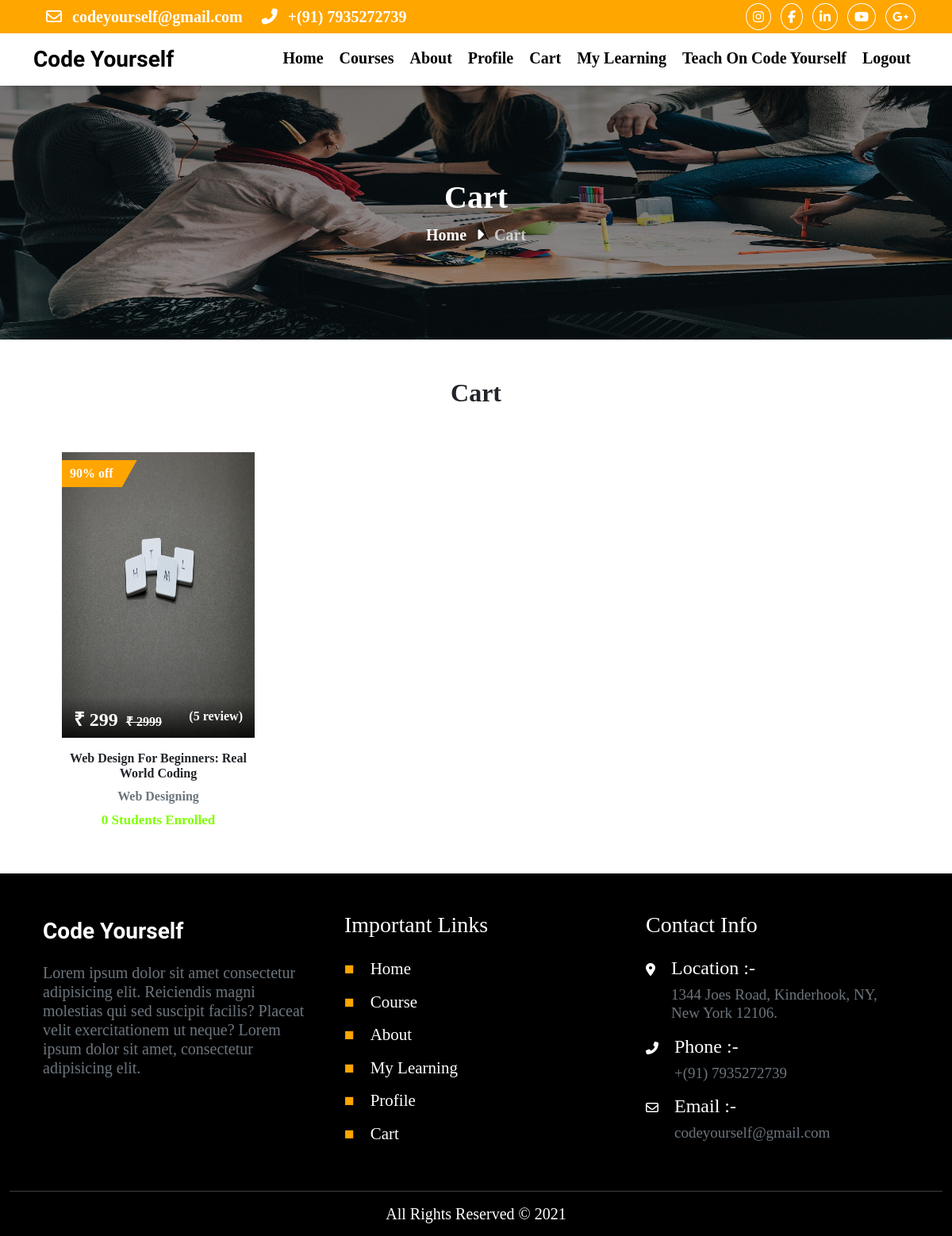
The page /cart/ (signed in) on the database its author committed.
### cart/models.py (models this page shows, shortened)
class Cart(models.Model):
    user = models.ForeignKey(CustomUser, on_delete=models.CASCADE)
    course = models.ForeignKey(Course, on_delete=models.CASCADE)
    created_at = models.DateTimeField(auto_now_add=True)

### course/models/courses.py (models this page shows, shortened)
class Course(models.Model):
    name = models.CharField(max_length=50, null=False, unique=True)
    slug = models.CharField(max_length=50, null=False, unique=True)
    course_description = models.TextField(max_length=10000)
    courses = models.ForeignKey(CourseCategory, on_delete=models.CASCADE)
    price = models.IntegerField(null=False)
    discount = models.IntegerField(default=0)
    active = models.BooleanField(default=False)
    instructor = models.ForeignKey(CustomUser, on_delete=models.CASCADE, null=True, blank=True)
    image = models.ImageField(upload_to="files/image")
    created_date = models.DateTimeField(auto_now_add=True)
    updated_date = models.DateTimeField(auto_now=True)
    resourse = models.FileField(upload_to="files/resourse", null=True, blank=True)
    certificate = models.CharField(max_length=10, null=True)
    level = models.CharField(max_length=50)
    language = models.CharField(max_length=50)
    caption = models.CharField(max_length=50)
    students = models.IntegerField(default=0)
    ratings = models.FloatField(default=0)
    reviews = models.IntegerField(default=0)

### course/models/category.py (models this page shows)
class CourseCategory(models.Model):
    course_id = models.IntegerField(unique=True, primary_key=True, auto_created=True, blank=True)
    course_name = models.CharField(max_length=100)
    course_image = models.ImageField(upload_to='files/course')
    def __str__(self):
        return self.course_name

### cart/views.py (the view)
# urls.py: path('', views.cart, name="cart"),
def cart(request):
    if request.user.is_authenticated:
        carts = Cart.objects.filter(user=request.user)
        return render(request, 'cart/cart.html',{"carts":carts})
    else:
        return redirect('login')

### course/templatetags/product.py (called while the page is built)
@register.simple_tag
def selling_price(price, discount):
    if discount != 0:
        a = price * discount
        b = a/100
        c = price - b
        return int(c)
    else:
        return price

@register.filter(name='rupee')
def rupee(price):
    return f'₹ {price}'

### cart/templates/cart/cart.html (shortened to what this page needs)
{% extends 'course/base.html' %}
{% load product %}
{% load static %}
{% block CustomStyles %}
    <link rel="stylesheet" href="{% static 'css/common.css' %}">
    <link rel="stylesheet" href="{% static 'css/courses.css' %}">
{% endblock CustomStyles %}
{% block Content %}
<div class="container-fluid courses_bg text-white">
    <h1 class="fw-bold">Cart</h1>
    <div class="text-white">
        <a href="{% url 'home' %}" class="text-white fw-bold fs-5">Home</a>
        <span class="fw-bold mx-2 fs-5">
            <i class="fas fa-caret-right"></i>
        </span>
        <span class="fw-bold fs-5" style="color: rgba(243, 243, 243, 0.726);">Cart</span>
    </div>
</div>
{% if carts %}
<div class="container px-5 pt-5 text-center">
    <h2 class="text-center mb-5 fw-bold">Cart</h2>
    <div class="row my-4">
        {% for cart in carts %}
            <div class="col-12 col-md-6 col-xl-3">
                <div class="course_card py-2">
                    <div class="card_img">
                        <img src="{{cart.course.image.url}}" alt="Course Image">
                        {% if cart.course.discount %}
                            <div class="discount">
                                {% if cart.course.discount == 100 %}
                                    Free
                                {% else %}
                                    {{cart.course.discount}}% off
                                {% endif %}
                            </div>
                        {% endif %}
                        <div class="course_info d-flex justify-content-between">
                            <h6 class="fw-bold fs-4 text-white"><span class="d-inline-block">
                                {% selling_price cart.course.price cart.course.discount as sell_price %} {{ sell_price|rupee }}</span>
                                {% if cart.course.discount %}
                                    <span class="mx-1 d-inline-block fs-6">
                                        <del>{{cart.course.price|rupee}}</del>
                                    </span>
                                {% endif %}
                            </h6>
                            <h6 class="fw-bold text-white">(5 review)</h6>
                        </div>
                    </div>
                    <div class="card_content text-center py-3">
                        <h5 class="fw-bold">{{cart.course.name}}</h5>
                        <p class="fw-bold text-secondary mb-2">{{cart.course.courses}}</p>
                        <h6 class="fw-bold">{{cart.course.students}} Students enrolled</h6>
                    </div>
                </div>
            </div>
        {% endfor %}
    </div>
</div>
{% endif %}
{% endblock Content %}

### course/static/css/base.css (style rules this page uses)
* { margin: 0; padding: 0; box-sizing: border-box; font-family: 'Times New Roman', Times, serif; }
a { text-decoration: none!important; cursor: pointer!important; }

### course/static/css/common.css (style rules this page uses)
.courses_bg { background: linear-gradient( rgba(0, 0, 0, 0.486), rgba(0, 0, 0, 0.356)), url("../../static/images/people-2557396_1920.jpg"); width: 100%; height: 40vh; background-position: center; background-size: 100% 100%; object-fit: cover; display: flex; align-items: center; justify-content: center; flex-direction: column; z-index: 6; }
.course_card { width: 100%; }
.course_card .card_img { width: 100%; height: 45vh; position: relative; }
.discount { position: absolute; left: 0px; top: 10px; color: white; background-color: orange; z-index: 1; padding: 5px 30px 5px 10px; font-weight: bold; clip-path: polygon(0 0, 100% 0, 80% 100%, 0 100%); }
.course_card .card_img>img { width: 100%; height: 100%; }
.card_content>h5 { font-size: 16px; font-family: Geneva, Tahoma; text-transform: capitalize; margin-bottom: 8px; }
.card_content>h6 { font-size: 17px; text-transform: capitalize; color: chartreuse; }
.course_info { position: absolute; bottom: 0px; left: 0; right: 0; width: 100%; padding: 15px; padding-bottom: 0px; background: linear-gradient(to top, rgba(0, 0, 0, .8), rgba(0, 0, 0, 0)); z-index: 1; }

### rows shown on the page
Cart: course.image (picture), course.discount "90", sell_price "₹ 299", course.price "₹ 2999", course.name "Web Design For Beginners: Real World Coding", course.courses "Web Designing", course.students "0"
